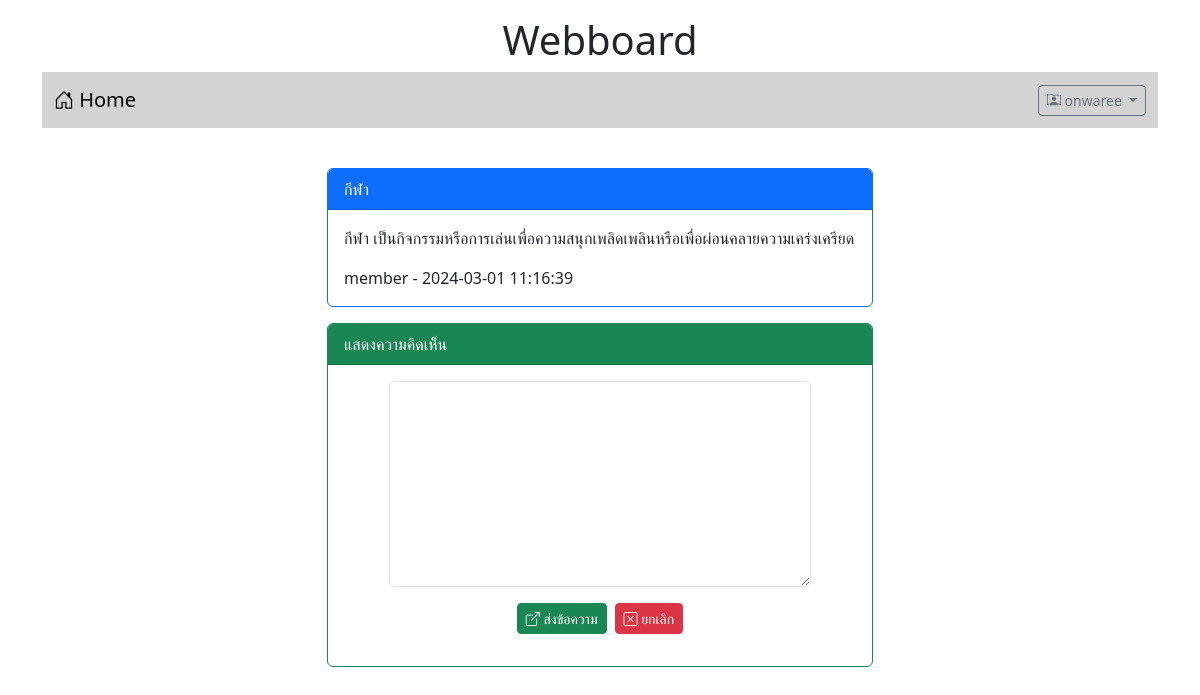
/post.php?id=4 (signed in), run on an earlier commit of the app's database.
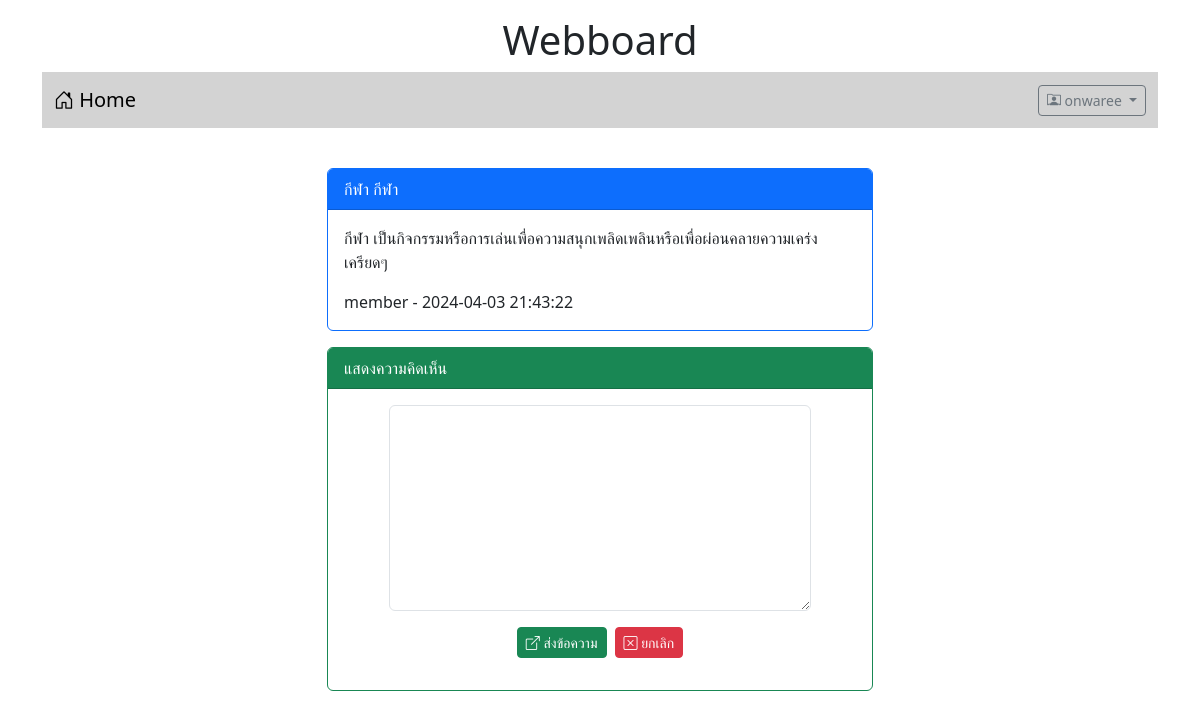
And on a later commit of the database.
### tables this page shows
CREATE TABLE `post` (
  `id` int(11) NOT NULL,
  `title` varchar(128) NOT NULL,
  `content` varchar(2048) NOT NULL,
  `post_date` datetime NOT NULL,
  `cat_id` int(11) NOT NULL,
  `user_id` int(11) NOT NULL
);

CREATE TABLE `user` (
  `id` int(11) NOT NULL,
  `login` varchar(32) NOT NULL,
  `password` varchar(64) NOT NULL,
  `name` varchar(64) NOT NULL,
  `gender` char(1) NOT NULL,
  `email` varchar(32) NOT NULL,
  `role` char(1) NOT NULL
);

### post.php (the view, shortened to what this page needs)
<!DOCTYPE html>
<html lang="en">
<head>
    <link href="https://cdn.jsdelivr.net/npm/bootstrap@5.3.2/dist/css/bootstrap.min.css" rel="stylesheet">
    <link rel="stylesheet" href="https://cdn.jsdelivr.net/npm/bootstrap-icons@1.11.3/font/bootstrap-icons.min.css">
</head>
<body>
    <div class="container-lg">
        <h1 style="text-align: center;" class="mt-3">Webboard </h1>
        <?php
            include("nav.php");
        ?>
        <div class="row mt-4">
            <div class="col-lg-3 col-md-2 col-sm-1"></div>
            <div class="col-lg-6 col-md-8 col-sm-10">
            <?php
                $conn = new PDO("mysql:host=localhost;dbname=webboard;charset=utf8;","root","");
                $sql = "SELECT p.id,p.title,p.content,p.post_date,u.login from post as p
                        INNER JOIN user as u ON u.id = p.user_id
                        WHERE p.id = {$_GET['id']} ";
                $result = $conn->query($sql);
                while($row = $result->fetch()){
            ?>
                <div class="card border-primary mt-3">
                    <div class="card-header bg-primary text-white"> <?php echo $row['title'] ?>  </div>
                    <div class="card-body">
                        <?php echo
                            "<tr>
                                <td>
                                    $row[content]
                                </td>
                                <BR>
                                <div class=mt-3></div>
                                <td>
                                    $row[login] - $row[post_date]
                                </td>
                             </tr>"
                        ?>
                    </div>
                </div>
            <?php
                }
            ?>
            <?php if(isset($_SESSION['id'])){
            ?>
                <div class="card border-success mt-3">
                    <div class="card-header bg-success text-white"> แสดงความคิดเห็น </div>
                    <div class="card-body">
                        <form action="post_save.php" method="post">
                            <div class="row mb-3 justify-content-center">
                                <div class="col-lg-10">
                                    <textarea name="comment"  rows="8" class="form-control" required></textarea>
                                </div>
                                <div class="row mt-3">
                                    <div class="col-lg-12 d-flex justify-content-center">
                                        <button type="submit" class="btn btn-success btn-sm text-white">
                                            <i class="bi bi-box-arrow-up-right"></i> ส่งข้อความ
                                        </button>
                                        <button type="reset" class="btn btn-danger btn-sm text-white ms-2">
                                            <i class="bi bi-x-square"></i> ยกเลิก
                                        </button>
                                    </div>
                                </div>
                            </div>
                        </form>
                    </div>
                </div>
                <?php
                    }
                ?>
            </div>
            <div class="col-lg-3 col-md-2 col-sm-1"></div>
        </div>
    </div>
</body>
</html>

What changed in the data, as far as the page shows it:
changed post "member": title "กีฬา" → "กีฬา กีฬา"; content "กีฬา เป็นกิจกรรมหรือการเล่นเพื่อความสนุกเพลิดเพลินหรือเพื่อผ่อนคลายความเคร่งเครียด" → "กีฬา เป็นกิจกรรมหรือการเล่นเพื่อความสนุกเพลิดเพลินหรือเพื่อผ่อนคลายความเคร่งเครียดๆ"; post_date "2024-03-01 11:16:39" → "2024-04-03 21:43:22"
